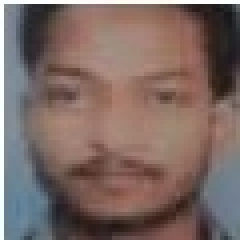
#> input picture face.jpg, 60 x 60 px (shown 4 times larger)
$ python image_similarity.py
#> lines starting #> are read from the running program, lines starting #| are printed output that depends on the picture
# -*- coding: utf-8 -*-
"""
Created on Wed Apr 10 11:11:24 2019

@author: vp999274
"""

import cv2
#from cv2
import numpy as np
original = cv2.imread('face.jpg')
#> original is the input picture: shape (60, 60, 3); mean B, G, R 99.6, 104.7, 124.6
image_to_compare = cv2.imread('face.jpg')
# 1) Check if 2 images are equals
if original.shape == image_to_compare.shape:
    print("The images have same size and channels")
    difference = cv2.subtract(original, image_to_compare)
#> difference: shape (60, 60, 3); every value is 0
    b, g, r = cv2.split(difference)
#> b: shape (60, 60); every value is 0
    if cv2.countNonZero(b) == 0 and cv2.countNonZero(g) == 0 and cv2.countNonZero(r) == 0:
        print("The images are completely Equal")
    else:
        print("The images are NOT equal")
# 2) Check for similarities between the 2 images
sift = cv2.xfeatures2d.SIFT_create()
kp_1, desc_1 = sift.detectAndCompute(original, None)
#> kp_1 = 26 keypoints; strongest (x, y, size): (41, 24, 2.1), (16, 53, 5.5), (19, 18, 1.9), (17, 24, 2)
kp_2, desc_2 = sift.detectAndCompute(image_to_compare, None)
#> kp_2 has the same summary as kp_1
index_params = dict(algorithm=0, trees=5)
search_params = dict()
flann = cv2.FlannBasedMatcher(index_params, search_params)
matches = flann.knnMatch(desc_1, desc_2, k=2)
#> matches = 26 matches
good_points = []
for m, n in matches:
    if m.distance < 0.6*n.distance:
        good_points.append(m)
#> this loop made 26 passes
#> after the loop, good_points = 26 matches
# Define how similar they are
number_keypoints = 0
if len(kp_1) <= len(kp_2):
    number_keypoints = len(kp_1)
#> number_keypoints = 26
else:
    number_keypoints = len(kp_2)
print("Keypoints 1ST Image: " + str(len(kp_1)))
#| Keypoints 1ST Image: 26
print("Keypoints 2ND Image: " + str(len(kp_2)))
#| Keypoints 2ND Image: 26
print("GOOD Matches:", len(good_points))
#| GOOD Matches: 26
print("How good it's the match: ", len(good_points) / number_keypoints * 100)
#| How good it's the match:  100.0
result = cv2.drawMatches(original, kp_1, image_to_compare, kp_2, good_points, None)
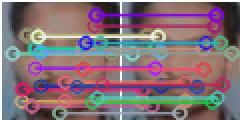
#> result: shape (60, 120, 3) (shown 2 times larger); mean B, G, R 119.3, 111.9, 131.8
cv2.imshow("result", cv2.resize(result, None, fx=0.4, fy=0.4))
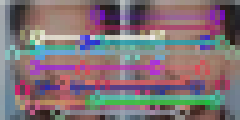
#> window 'result': shape (24, 48, 3) (shown 5 times larger); mean B, G, R 119.2, 112.6, 128.9
cv2.imwrite("feature_matching.jpg", result)
cv2.imshow("Original", cv2.resize(original, None, fx=0.4, fy=0.4))
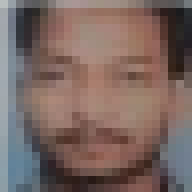
#> window 'Original': shape (24, 24, 3) (shown 8 times larger); mean B, G, R 97.6, 102.8, 122.7
cv2.imshow("Duplicate", cv2.resize(image_to_compare, None, fx=0.4, fy=0.4))
cv2.waitKey(0)
cv2.destroyAllWindows()
